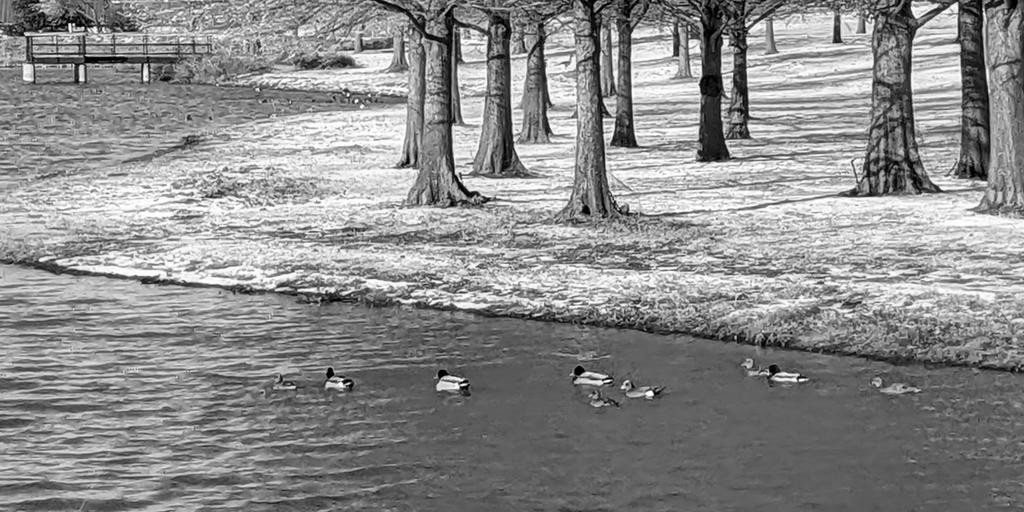
#> input picture ducksgrayscale.png, 1024 x 512 px, found by its file name
$ python LeGall_wavelet.py
#> lines starting #> are read from the running program, lines starting #| are printed output that depends on the picture
### LeGall_wavelet/TimCogan_LeGall_wavelet.py
# Based on Tim Cogen's blog post LeGall-Tabatabai wavelet transform (https://tim.cogan.dev/lgt-wavelet/)
# minor additions and corrections in this version are marked with code comments (###)
### 'imports' added
import numpy as np
from numpy import ndarray
from typing import List, Tuple
from scipy.ndimage import convolve

class WaveletImage:
    def __init__(self, image: ndarray, axis: int = 1, levels: int = 2) -> None:
        self.axis = axis
        self.lo, self.hi = self.transform(image, self.axis, levels)

    @property
    def pixels(self) -> ndarray:
        lo = norm_image(self.lo if isinstance(self.lo, ndarray) else self.lo.pixels)
        hi = norm_image(self.hi if isinstance(self.hi, ndarray) else self.hi.pixels)
        return np.concatenate([lo, hi], axis=self.axis)

    @staticmethod
    def convolve(x: ndarray, kernel: List[int], axis: int, index: int) -> ndarray:
        k = np.array([kernel])
        if axis == 0:
            k = k.T
        y = convolve(x, k, mode="mirror")
        if axis == 0:
            return y[index::2]
        elif axis == 1:
            return y[:, index::2]
        else:
            raise ValueError(f"axis '{axis}' must be 0 or 1")

    def lowpass(self, x: ndarray, axis: int) -> ndarray:
        return self.convolve(x, [-1, 2, 6, 2, -1], axis, 1)

    def highpass(self, x: ndarray, axis: int) -> ndarray:
        return self.convolve(x, [-1, 2, -1], axis, 0)

    def inv_lowpass(self, x: ndarray, axis: int) -> ndarray:
        return self.convolve(x, [-1, 1, -1], axis, 1)

    def inv_highpass(self, x: ndarray, axis: int) -> ndarray:
        return self.convolve(x, [-4, 4, 24, 4, -4], axis, 0)

    def inverse_transform(self) -> ndarray:
        lo: ndarray = self.lo if isinstance(self.lo, ndarray) else self.lo.inverse_transform()
        hi: ndarray = self.hi if isinstance(self.hi, ndarray) else self.hi.inverse_transform()
        x = interleave(hi, lo, self.axis)
        x_evens = self.inv_highpass(x, self.axis) // 64 * 2 ### factor 2 is required to save the brightness of recovered image
        x_odds = self.inv_lowpass(x, self.axis) // 8 * 2    ### with wavelet levels param value > 3
        return interleave(x_evens, x_odds, self.axis)

    def transform(self, x: ndarray, axis: int, levels: int) -> Tuple[ndarray, ndarray]:
        lo = self.lowpass(x / 2, axis)
        hi = self.highpass(x / 2, axis)
        lo = WaveletImage(lo, abs(axis - 1), levels - axis) if levels else lo
        hi = WaveletImage(hi, axis=0, levels=0) if axis == 1 else hi
        return lo, hi

### norm_image, interleave defs added are borrowed from the code found in https://tim.cogan.dev/wavelet/
def norm_image(x: ndarray) -> ndarray:
    return (x - x.min()) / (x.max() - x.min())


def interleave(a: ndarray, b: ndarray, axis: int) -> ndarray:
    rows, cols = a.shape
    rows, cols = (rows * 2, cols) if axis == 0 else (rows, cols * 2)
    out = np.empty((rows, cols), dtype=a.dtype)
    if axis == 0:
        out[0::2] = a
        out[1::2] = b
    elif axis == 1:
        out[:, 0::2] = a
        out[:, 1::2] = b
    else:
        raise ValueError("interleave only supports axis of 0 or 1")
    return out

### LeGall_wavelet/LeGall_wavelet.py

import numpy as np
import imageio
import matplotlib.pyplot as plt
from TimCogan_LeGall_wavelet import WaveletImage

sourceimage = imageio.v3.imread("ducksgrayscale.png")
#> sourceimage is the input picture: shape (512, 1024); min 0, max 255, mean 139.6

# high decomposition level of 9
imagedecomp = WaveletImage(np.asarray(sourceimage), levels=9)
#> in convolve, `y = convolve(x, k, mode="mirror")`:
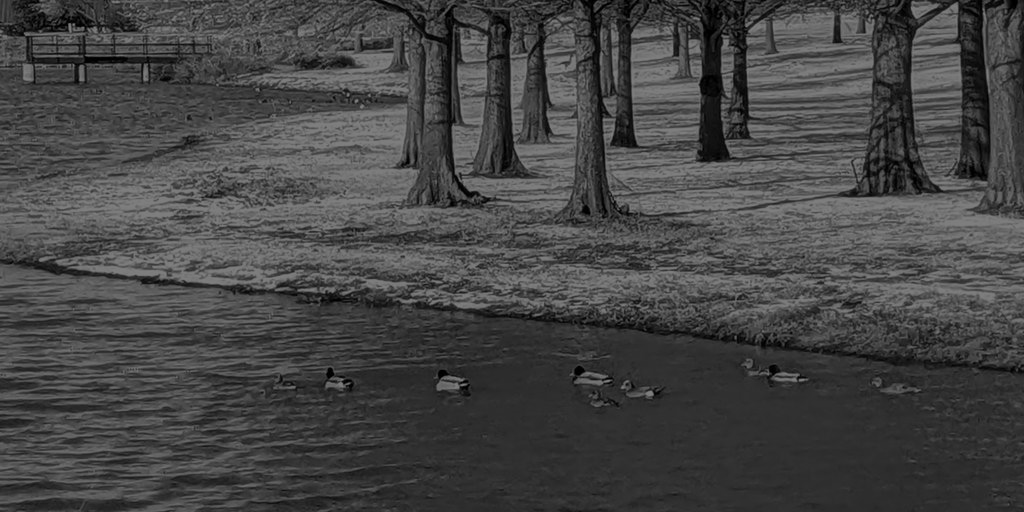
#> x: shape (512, 1024) float64; min 0, max 127.5, mean 69.8
#> in convolve (call 12), `return y[index::2]`:
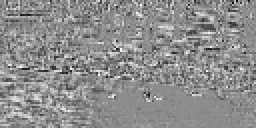
#> returned value: shape (64, 128) float64 (shown 2 times larger); min -190195, max 154222.6, mean 1125.4; drawn with min black and max white
#> in convolve (call 14), `return y[:, index::2]`:
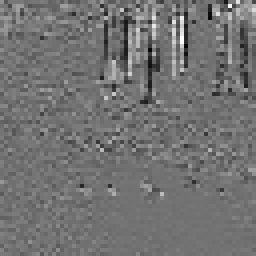
#> returned value: shape (64, 64) float64 (shown 4 times larger); min -689871.6, max 843586.9, mean -32.2; drawn with min black and max white
#> in convolve (call 15), `y = convolve(x, k, mode="mirror")`:
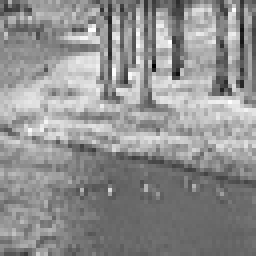
#> y: shape (64, 64) float64 (shown 4 times larger); min -1717930.5, max 17440427.3, mean 9132244.3; drawn with min black and max white
#> in convolve (call 16), `y = convolve(x, k, mode="mirror")`:
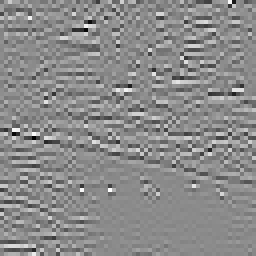
#> y: shape (64, 64) float64 (shown 4 times larger); min -3094292.3, max 2578426.7, mean -326.1; drawn with min black and max white
#> in convolve (call 18), `return y[:, index::2]`:
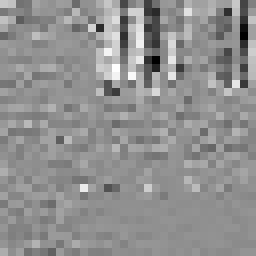
#> returned value: shape (32, 32) float64 (shown 8 times larger); min -11400256.4, max 8773022.8, mean 46664.5; drawn with min black and max white
#> in convolve (call 19), `y = convolve(x, k, mode="mirror")`:
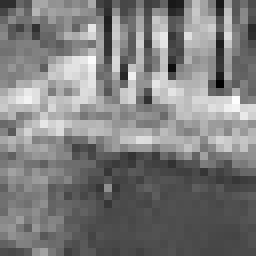
#> y: shape (32, 32) float64 (shown 8 times larger); min 27089594.7, max 268232991.1, mean 146029042; drawn with min black and max white

plt.figure("9-level decomposition")
plt.imshow(imagedecomp.pixels, cmap="gray")
plt.show()

plt.figure("Recovered grayscale image from 9-level decomp")
recovered = imagedecomp.inverse_transform()
plt.imshow(recovered, cmap="gray")
plt.show()
